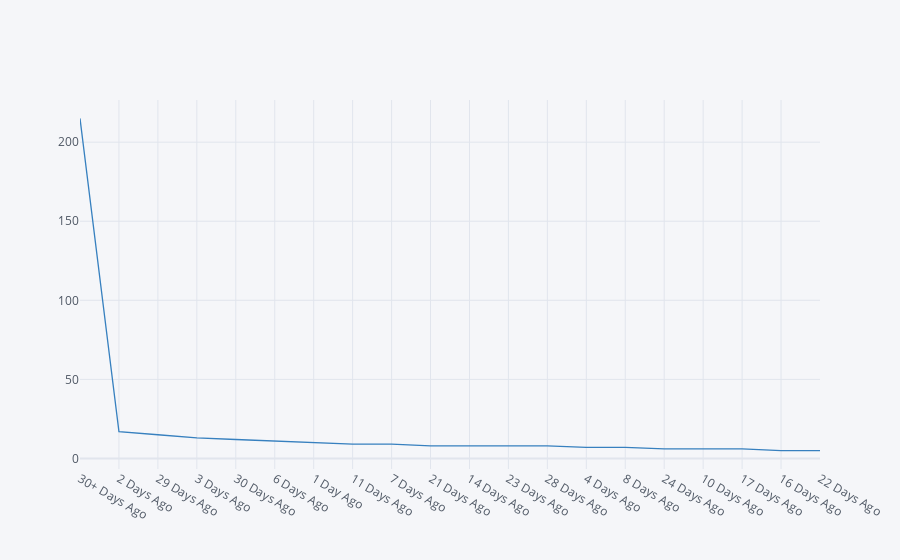

Notebook code cell kept with this figure:
### Markdown cell above
This graph gives an Top hiring Company in Tamilnadu.

### Code cell
df['Posted on'].value_counts()[0:20].iplot(kind='line',colors='blue')

### Figure 1 — Plotly figure (JSON) as saved in the notebook; plotly's stock layout.template omitted (floating-point values rounded to 4 significant figures)
{"data": [{"line": {"color": "rgba(55, 128, 191, 1.0)", "dash": "solid", "shape": "linear", "width": 1.3}, "mode": "lines", "name": "Posted on", "text": "", "type": "scatter", "x": ["30+ Days Ago", "2 Days Ago", "29 Days Ago", "3 Days Ago", "30 Days Ago", "6 Days Ago", "1 Day Ago", "11 Days Ago", "7 Days Ago", "21 Days Ago", "14 Days Ago", "23 Days Ago", "28 Days Ago", "4 Days Ago", "8 Days Ago", "24 Days Ago", "10 Days Ago", "17 Days Ago", "16 Days Ago", "22 Days Ago"], "y": [215, 17, 15, 13, 12, 11, 10, 9, 9, 8, 8, 8, 8, 7, 7, 6, 6, 6, 5, 5]}], "layout": {"autosize": true, "legend": {"bgcolor": "#F5F6F9", "font": {"color": "#4D5663"}}, "paper_bgcolor": "#F5F6F9", "plot_bgcolor": "#F5F6F9", "title": {"font": {"color": "#4D5663"}}, "xaxis": {"autorange": true, "gridcolor": "#E1E5ED", "range": [0, 19], "showgrid": true, "tickfont": {"color": "#4D5663"}, "title": {"font": {"color": "#4D5663"}, "text": ""}, "type": "category", "zerolinecolor": "#E1E5ED"}, "yaxis": {"autorange": true, "gridcolor": "#E1E5ED", "range": [-6.667, 226.7], "showgrid": true, "tickfont": {"color": "#4D5663"}, "title": {"font": {"color": "#4D5663"}, "text": ""}, "type": "linear", "zerolinecolor": "#E1E5ED"}}}
